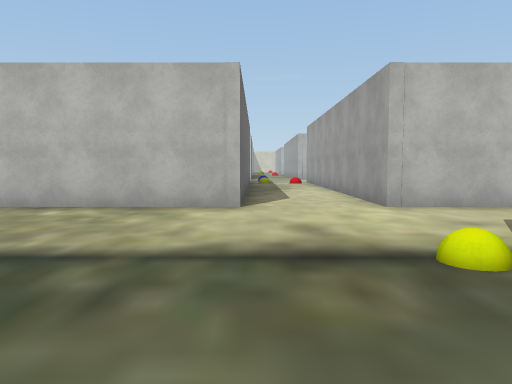
[1] (above)

21 first-person views from a walk through a 3-D level made in the Unity game engine. The camera is 1.4 m above the floor, tilts 4° down and sees 70° across. The floor is counted in squares, 2 m on a side. Each view is taken from the middle of a square. On the plan, view 1 faces up. The plan holds only what a view shows up to about 11 squares ahead; the rest is blank. The place goes on beyond the plan. Some surface patterns are stand-ins.

[2]
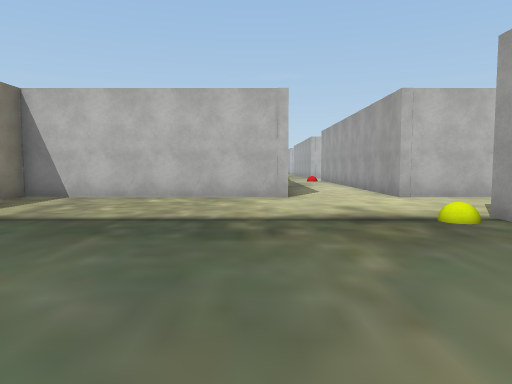

[3]
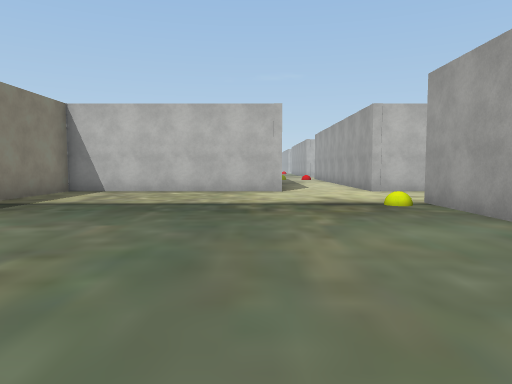

[4]
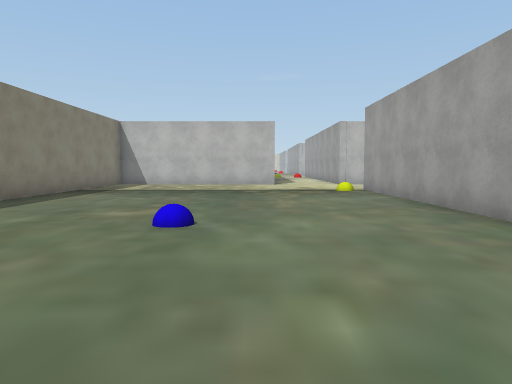

[5]
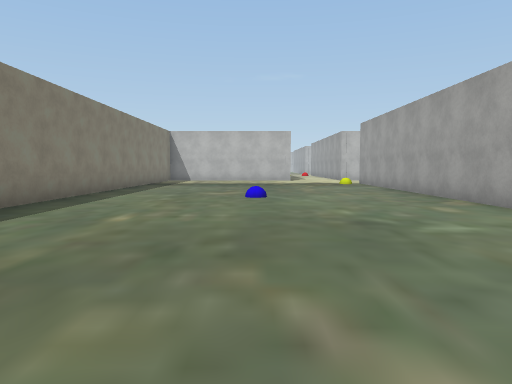

[6]
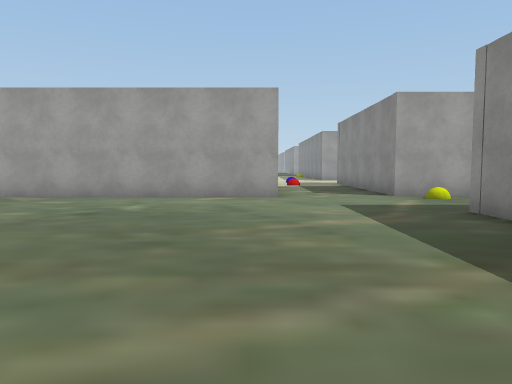

[7]
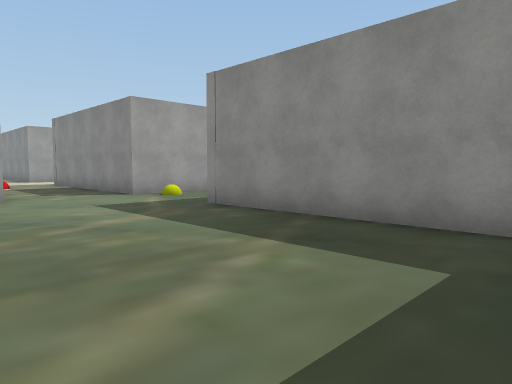

[8]
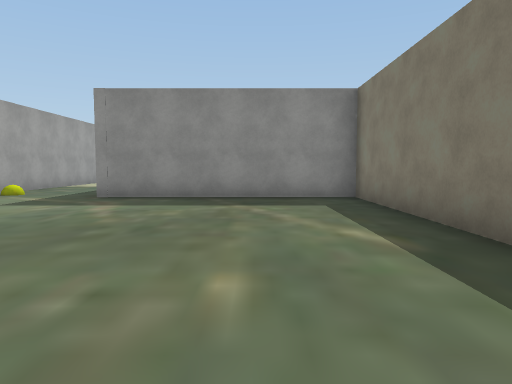

[9]
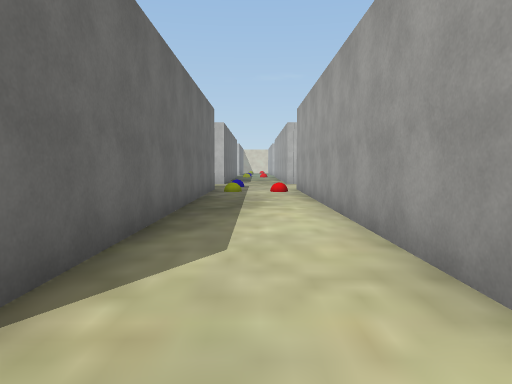

[10]
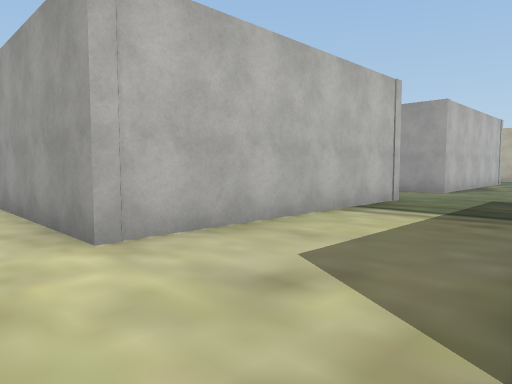

[11]
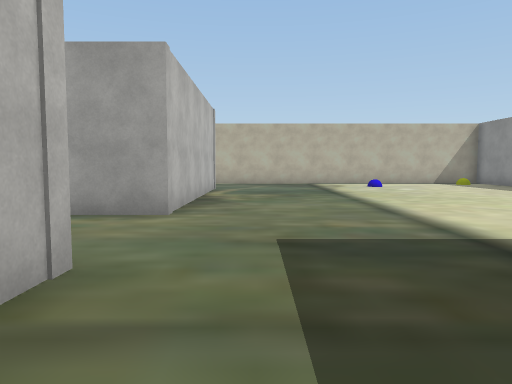

[12]
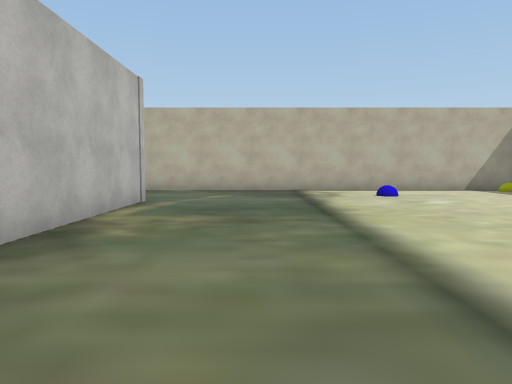

[13]
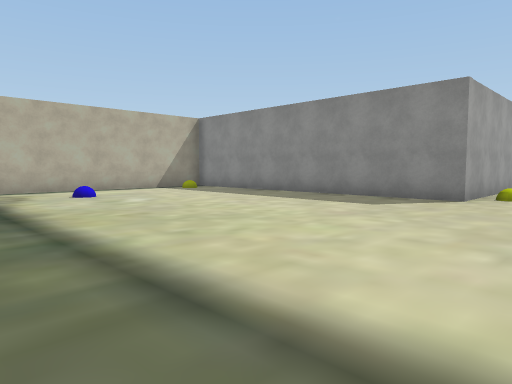

[14]
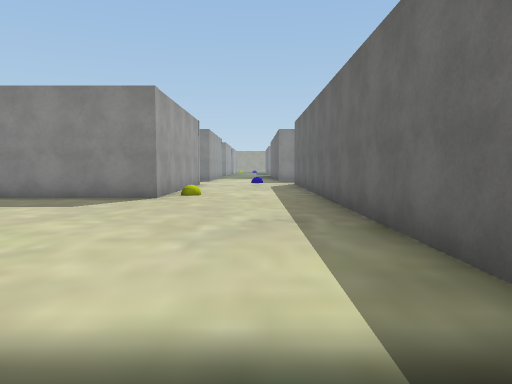

[15]
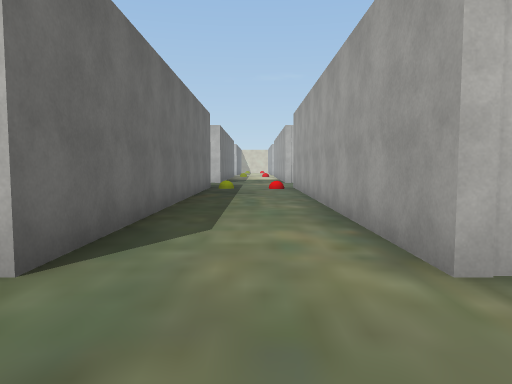

[16]
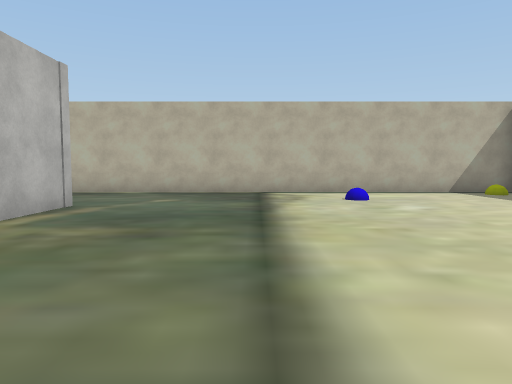

[17]
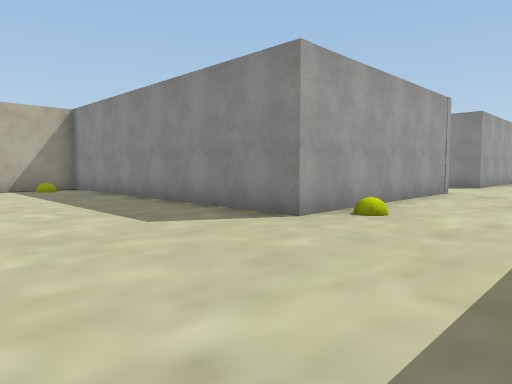

[18]
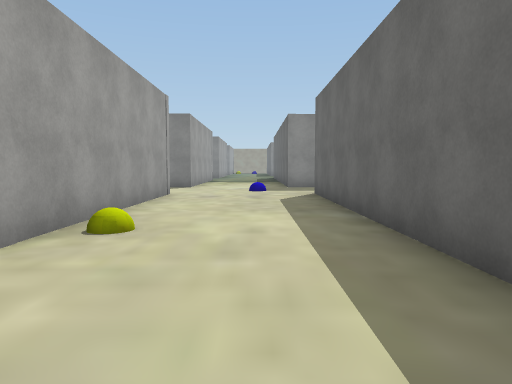

[19]
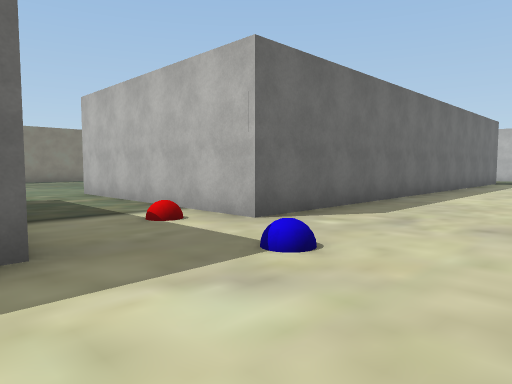

[20]
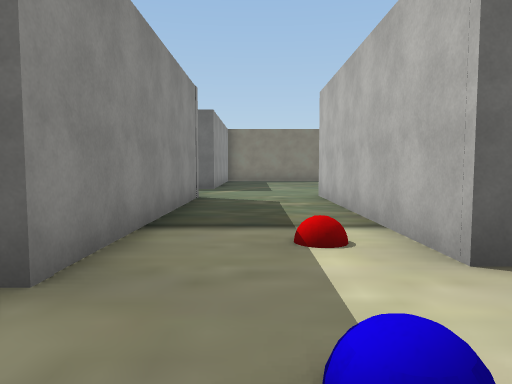

[21]
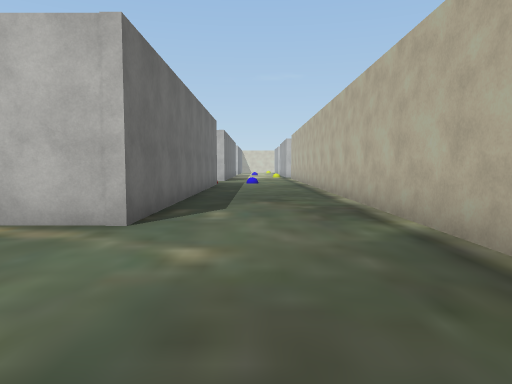

### Floor plan
Points are (right, up) in squares from view 1. A wall is a line through its corners. A room is listed if a view was taken in it or the views show most of it. See-through windows are left out.
Room 1 (views 1, 2, 3, 4, 5, 6, 7, 8, 9, 10)
walls: (-6.3, -8.1) (-6.3, -13.3) (-0.2, -13.3); (2.3, 6.3) (2.3, 15.9); (2.3, -10.5) (2.3, 3.1); (2.7, -16.1) (2.7, -13.3); (-0.3, 16) (-0.3, 6.3) (-6.3, 6.3) (-6.3, -6)
ways out: opening at (2, -12) to room 2; opening at (2, 5) to room 2
Room 2 (views 11, 12, 13, 14, 15, 16, 17, 18, 19, 20, 21)
walls: (8.5, 1.9) (8.5, -10.5) (2.3, -10.5); (21, -4) (21, 13); (12.2, -10.4) (12.2, -4.1) (20.6, -4.1); (17.5, 13) (17.5, 6.3) (11.3, 6.3) (11.3, 14.9); (2.7, -13.3) (9, -13.3); (8.5, 15) (8.5, 6.3) (2.3, 6.3)
ways out: opening at (2, -12) to room 1; opening at (2, 5) to room 1

Where each view was taken, in squares from view 1:
view 1: 0 up, 0 right, facing up
view 2: 2 down, 1 left, facing up
view 3: 4 down, 1 left, facing up
view 4: 8 down, 1 left, facing up
view 5: 12 down, 2 left, facing up
view 6: 10 down, 6 left, facing right
view 7: 9 down, 6 left, facing down-right
view 8: 5 down, 4 left, facing down
view 9: 5 up, 1 right, facing up
view 10: 3 up, 1 right, facing up-right
view 11: 5 up, 6 right, facing right
view 12: 4 up, 10 right, facing right
view 13: 4 up, 10 right, facing down-right
view 14: 4 up, 10 right, facing down
view 15: 4 up, 10 right, facing up
view 16: 3 up, 11 right, facing right
view 17: 0 up, 9 right, facing down-right
view 18: 1 down, 10 right, facing down
view 19: 14 down, 12 right, facing up-left
view 20: 12 down, 11 right, facing left
view 21: 2 up, 19 right, facing up
